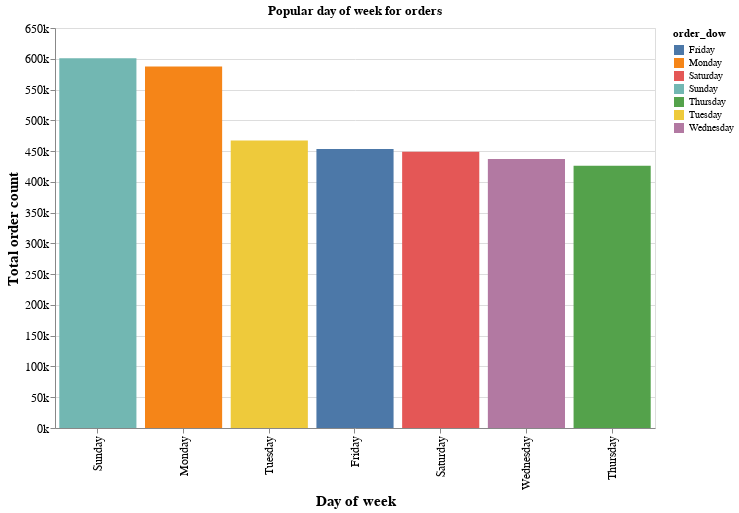

The cell this chart's notebook holds for it:
### Code cell
chart = alt.Chart(orders_dow_count, title='Popular day of week for orders').encode(x=alt.X('order_dow', sort = '-y', title='Day of week'),
                                   y=alt.Y('count', axis = alt.Axis(format = 's'), title='Total order count'), 
                                   color = 'order_dow',
                                   tooltip='count').mark_bar().properties(width = 600, height = 400).configure_axis(labelFontSize=12, titleFontSize = 15)

chart

### Figure 1 — Vega-Lite specification as saved in the notebook (floating-point values rounded to 4 significant figures)
{"config": {"view": {"continuousWidth": 400, "continuousHeight": 300}, "axis": {"labelFontSize": 12, "titleFontSize": 15}}, "data": {"name": "data-9f478247cd2f14f57d059c8aed02d615"}, "mark": "bar", "encoding": {"color": {"field": "order_dow", "type": "nominal"}, "tooltip": {"field": "count", "type": "quantitative"}, "x": {"field": "order_dow", "sort": "-y", "title": "Day of week", "type": "nominal"}, "y": {"axis": {"format": "s"}, "field": "count", "title": "Total order count", "type": "quantitative"}}, "height": 400, "title": "Popular day of week for orders", "width": 600, "$schema": "https://vega.github.io/schema/vega-lite/v4.17.0.json", "datasets": {"data-9f478247cd2f14f57d059c8aed02d615": [{"order_dow": "Wednesday", "count": 436972}, {"order_dow": "Tuesday", "count": 467260}, {"order_dow": "Friday", "count": 453368}, {"order_dow": "Thursday", "count": 426339}, {"order_dow": "Saturday", "count": 448761}, {"order_dow": "Monday", "count": 587478}, {"order_dow": "Sunday", "count": 600905}]}}
